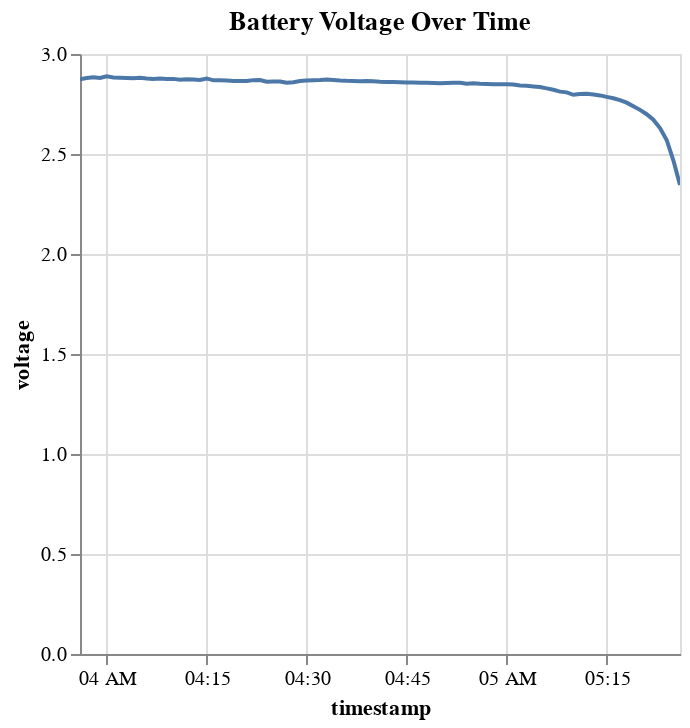

Notebook code for this chart:
### Code cell
# plot voltage over time
alt.Chart(df).mark_line().encode(
    x="timestamp:T",
    y="voltage:Q",
    tooltip=["timestamp:T", "voltage:Q"],
).properties(
    title="Battery Voltage Over Time",
).interactive()

### Figure 1 — Vega-Lite specification as saved in the notebook (floating-point values rounded to 4 significant figures)
{"config": {"view": {"continuousWidth": 300, "continuousHeight": 300}}, "data": {"name": "data-e6f7b8c2e7781faf5ed09f31a6070982"}, "mark": {"type": "line"}, "encoding": {"tooltip": [{"field": "timestamp", "type": "temporal"}, {"field": "voltage", "type": "quantitative"}], "x": {"field": "timestamp", "type": "temporal"}, "y": {"field": "voltage", "type": "quantitative"}}, "params": [{"name": "param_2", "select": {"type": "interval", "encodings": ["x", "y"]}, "bind": "scales"}], "title": "Battery Voltage Over Time", "$schema": "https://vega.github.io/schema/vega-lite/v5.20.1.json", "datasets": {"data-e6f7b8c2e7781faf5ed09f31a6070982": [{"timestamp": "2025-11-01T03:56:00", "voltage": 2.874, "ax": 6.823, "ay": -0.6531, "az": -7.023}, {"timestamp": "2025-11-01T03:57:00", "voltage": 2.88, "ax": 6.831, "ay": -0.6551, "az": -7.015}, {"timestamp": "2025-11-01T03:58:00", "voltage": 2.883, "ax": 6.836, "ay": -0.6543, "az": -7.009}, {"timestamp": "2025-11-01T03:59:00", "voltage": 2.88, "ax": 6.844, "ay": -0.6532, "az": -6.994}, {"timestamp": "2025-11-01T04:00:00", "voltage": 2.888, "ax": 6.851, "ay": -0.6515, "az": -6.987}, {"timestamp": "2025-11-01T04:01:00", "voltage": 2.883, "ax": 6.858, "ay": -0.6519, "az": -6.979}, {"timestamp": "2025-11-01T04:02:00", "voltage": 2.881, "ax": 6.864, "ay": -0.6532, "az": -6.974}, {"timestamp": "2025-11-01T04:03:00", "voltage": 2.88, "ax": 6.868, "ay": -0.6531, "az": -6.968}, {"timestamp": "2025-11-01T04:04:00", "voltage": 2.878, "ax": 6.871, "ay": -0.6527, "az": -6.966}, {"timestamp": "2025-11-01T04:05:00", "voltage": 2.881, "ax": 6.876, "ay": -0.6515, "az": -6.962}, {"timestamp": "2025-11-01T04:06:00", "voltage": 2.877, "ax": 6.88, "ay": -0.652, "az": -6.958}, {"timestamp": "2025-11-01T04:07:00", "voltage": 2.874, "ax": 6.885, "ay": -0.6493, "az": -6.955}, {"timestamp": "2025-11-01T04:08:00", "voltage": 2.877, "ax": 6.886, "ay": -0.6514, "az": -6.954}, {"timestamp": "2025-11-01T04:09:00", "voltage": 2.875, "ax": 6.891, "ay": -0.6508, "az": -6.95}, {"timestamp": "2025-11-01T04:10:00", "voltage": 2.876, "ax": 6.891, "ay": -0.6519, "az": -6.949}, {"timestamp": "2025-11-01T04:11:00", "voltage": 2.872, "ax": 6.894, "ay": -0.652, "az": -6.95}, {"timestamp": "2025-11-01T04:12:00", "voltage": 2.874, "ax": 6.896, "ay": -0.6514, "az": -6.947}, {"timestamp": "2025-11-01T04:13:00", "voltage": 2.872, "ax": 6.898, "ay": -0.6505, "az": -6.946}, {"timestamp": "2025-11-01T04:14:00", "voltage": 2.87, "ax": 6.901, "ay": -0.6493, "az": -6.944}, {"timestamp": "2025-11-01T04:15:00", "voltage": 2.878, "ax": 6.903, "ay": -0.6488, "az": -6.944}, {"timestamp": "2025-11-01T04:16:00", "voltage": 2.868, "ax": 6.903, "ay": -0.6505, "az": -6.94}, {"timestamp": "2025-11-01T04:17:00", "voltage": 2.869, "ax": 6.905, "ay": -0.648, "az": -6.939}, {"timestamp": "2025-11-01T04:18:00", "voltage": 2.868, "ax": 6.905, "ay": -0.649, "az": -6.936}, {"timestamp": "2025-11-01T04:19:00", "voltage": 2.865, "ax": 6.907, "ay": -0.6485, "az": -6.937}, {"timestamp": "2025-11-01T04:20:00", "voltage": 2.865, "ax": 6.909, "ay": -0.6482, "az": -6.936}, {"timestamp": "2025-11-01T04:21:00", "voltage": 2.866, "ax": 6.91, "ay": -0.6498, "az": -6.935}, {"timestamp": "2025-11-01T04:22:00", "voltage": 2.869, "ax": 6.912, "ay": -0.6462, "az": -6.932}, {"timestamp": "2025-11-01T04:23:00", "voltage": 2.87, "ax": 6.911, "ay": -0.647, "az": -6.932}, {"timestamp": "2025-11-01T04:24:00", "voltage": 2.862, "ax": 6.914, "ay": -0.6463, "az": -6.929}, {"timestamp": "2025-11-01T04:25:00", "voltage": 2.863, "ax": 6.916, "ay": -0.648, "az": -6.93}, {"timestamp": "2025-11-01T04:26:00", "voltage": 2.863, "ax": 6.915, "ay": -0.6464, "az": -6.929}, {"timestamp": "2025-11-01T04:27:00", "voltage": 2.857, "ax": 6.918, "ay": -0.6457, "az": -6.928}, {"timestamp": "2025-11-01T04:28:00", "voltage": 2.859, "ax": 6.917, "ay": -0.6466, "az": -6.926}, {"timestamp": "2025-11-01T04:29:00", "voltage": 2.865, "ax": 6.916, "ay": -0.6478, "az": -6.925}, {"timestamp": "2025-11-01T04:30:00", "voltage": 2.867, "ax": 6.917, "ay": -0.6478, "az": -6.925}, {"timestamp": "2025-11-01T04:31:00", "voltage": 2.869, "ax": 6.919, "ay": -0.6467, "az": -6.924}, {"timestamp": "2025-11-01T04:32:00", "voltage": 2.869, "ax": 6.918, "ay": -0.6457, "az": -6.922}, {"timestamp": "2025-11-01T04:33:00", "voltage": 2.872, "ax": 6.92, "ay": -0.6459, "az": -6.924}, {"timestamp": "2025-11-01T04:34:00", "voltage": 2.87, "ax": 6.921, "ay": -0.647, "az": -6.924}, {"timestamp": "2025-11-01T04:35:00", "voltage": 2.868, "ax": 6.924, "ay": -0.6458, "az": -6.923}, {"timestamp": "2025-11-01T04:36:00", "voltage": 2.866, "ax": 6.923, "ay": -0.6457, "az": -6.924}, {"timestamp": "2025-11-01T04:37:00", "voltage": 2.866, "ax": 6.925, "ay": -0.6478, "az": -6.922}, {"timestamp": "2025-11-01T04:38:00", "voltage": 2.864, "ax": 6.924, "ay": -0.6453, "az": -6.92}, {"timestamp": "2025-11-01T04:39:00", "voltage": 2.865, "ax": 6.925, "ay": -0.648, "az": -6.919}, {"timestamp": "2025-11-01T04:40:00", "voltage": 2.863, "ax": 6.926, "ay": -0.6462, "az": -6.917}, {"timestamp": "2025-11-01T04:41:00", "voltage": 2.861, "ax": 6.927, "ay": -0.6473, "az": -6.917}, {"timestamp": "2025-11-01T04:42:00", "voltage": 2.86, "ax": 6.927, "ay": -0.6476, "az": -6.917}, {"timestamp": "2025-11-01T04:43:00", "voltage": 2.861, "ax": 6.926, "ay": -0.6478, "az": -6.92}, {"timestamp": "2025-11-01T04:44:00", "voltage": 2.859, "ax": 6.927, "ay": -0.6458, "az": -6.919}, {"timestamp": "2025-11-01T04:45:00", "voltage": 2.857, "ax": 6.928, "ay": -0.6455, "az": -6.917}, {"timestamp": "2025-11-01T04:46:00", "voltage": 2.858, "ax": 6.928, "ay": -0.6451, "az": -6.917}, {"timestamp": "2025-11-01T04:47:00", "voltage": 2.857, "ax": 6.929, "ay": -0.6443, "az": -6.916}, {"timestamp": "2025-11-01T04:48:00", "voltage": 2.856, "ax": 6.929, "ay": -0.6444, "az": -6.915}, {"timestamp": "2025-11-01T04:49:00", "voltage": 2.855, "ax": 6.929, "ay": -0.6452, "az": -6.915}, {"timestamp": "2025-11-01T04:50:00", "voltage": 2.854, "ax": 6.929, "ay": -0.6442, "az": -6.913}, {"timestamp": "2025-11-01T04:51:00", "voltage": 2.856, "ax": 6.93, "ay": -0.6439, "az": -6.912}, {"timestamp": "2025-11-01T04:52:00", "voltage": 2.856, "ax": 6.931, "ay": -0.6455, "az": -6.912}, {"timestamp": "2025-11-01T04:53:00", "voltage": 2.856, "ax": 6.93, "ay": -0.6449, "az": -6.909}, {"timestamp": "2025-11-01T04:54:00", "voltage": 2.852, "ax": 6.929, "ay": -0.6423, "az": -6.909}, {"timestamp": "2025-11-01T04:55:00", "voltage": 2.853, "ax": 6.931, "ay": -0.6436, "az": -6.912}, {"timestamp": "2025-11-01T04:56:00", "voltage": 2.851, "ax": 6.932, "ay": -0.6447, "az": -6.909}, {"timestamp": "2025-11-01T04:57:00", "voltage": 2.85, "ax": 6.933, "ay": -0.6439, "az": -6.909}, {"timestamp": "2025-11-01T04:58:00", "voltage": 2.849, "ax": 6.931, "ay": -0.6437, "az": -6.909}, {"timestamp": "2025-11-01T04:59:00", "voltage": 2.849, "ax": 6.933, "ay": -0.6443, "az": -6.908}, {"timestamp": "2025-11-01T05:00:00", "voltage": 2.848, "ax": 6.933, "ay": -0.6436, "az": -6.908}, {"timestamp": "2025-11-01T05:01:00", "voltage": 2.847, "ax": 6.934, "ay": -0.6437, "az": -6.906}, {"timestamp": "2025-11-01T05:02:00", "voltage": 2.842, "ax": 6.933, "ay": -0.6441, "az": -6.91}, {"timestamp": "2025-11-01T05:03:00", "voltage": 2.841, "ax": 6.934, "ay": -0.6447, "az": -6.909}, {"timestamp": "2025-11-01T05:04:00", "voltage": 2.838, "ax": 6.934, "ay": -0.6446, "az": -6.909}, {"timestamp": "2025-11-01T05:05:00", "voltage": 2.835, "ax": 6.933, "ay": -0.646, "az": -6.905}, {"timestamp": "2025-11-01T05:06:00", "voltage": 2.828, "ax": 6.935, "ay": -0.6458, "az": -6.908}, {"timestamp": "2025-11-01T05:07:00", "voltage": 2.821, "ax": 6.934, "ay": -0.6455, "az": -6.907}, {"timestamp": "2025-11-01T05:08:00", "voltage": 2.812, "ax": 6.935, "ay": -0.6442, "az": -6.906}, {"timestamp": "2025-11-01T05:09:00", "voltage": 2.808, "ax": 6.934, "ay": -0.6424, "az": -6.908}, {"timestamp": "2025-11-01T05:10:00", "voltage": 2.796, "ax": 6.934, "ay": -0.6432, "az": -6.909}, {"timestamp": "2025-11-01T05:11:00", "voltage": 2.801, "ax": 6.934, "ay": -0.6442, "az": -6.906}, {"timestamp": "2025-11-01T05:12:00", "voltage": 2.801, "ax": 6.934, "ay": -0.644, "az": -6.909}, {"timestamp": "2025-11-01T05:13:00", "voltage": 2.797, "ax": 6.933, "ay": -0.6458, "az": -6.906}, {"timestamp": "2025-11-01T05:14:00", "voltage": 2.793, "ax": 6.933, "ay": -0.6442, "az": -6.909}, {"timestamp": "2025-11-01T05:15:00", "voltage": 2.786, "ax": 6.933, "ay": -0.6412, "az": -6.908}, {"timestamp": "2025-11-01T05:16:00", "voltage": 2.779, "ax": 6.933, "ay": -0.6425, "az": -6.908}, {"timestamp": "2025-11-01T05:17:00", "voltage": 2.77, "ax": 6.935, "ay": -0.6408, "az": -6.906}, {"timestamp": "2025-11-01T05:18:00", "voltage": 2.757, "ax": 6.934, "ay": -0.6414, "az": -6.905}, {"timestamp": "2025-11-01T05:19:00", "voltage": 2.739, "ax": 6.934, "ay": -0.6412, "az": -6.909}, {"timestamp": "2025-11-01T05:20:00", "voltage": 2.721, "ax": 6.934, "ay": -0.6405, "az": -6.908}, {"timestamp": "2025-11-01T05:21:00", "voltage": 2.699, "ax": 6.934, "ay": -0.6422, "az": -6.906}, {"timestamp": "2025-11-01T05:22:00", "voltage": 2.671, "ax": 6.936, "ay": -0.6431, "az": -6.907}, {"timestamp": "2025-11-01T05:23:00", "voltage": 2.63, "ax": 6.935, "ay": -0.6435, "az": -6.905}, {"timestamp": "2025-11-01T05:24:00", "voltage": 2.57, "ax": 6.935, "ay": -0.6425, "az": -6.904}, {"timestamp": "2025-11-01T05:25:00", "voltage": 2.468, "ax": 6.937, "ay": -0.6433, "az": -6.905}, {"timestamp": "2025-11-01T05:26:00", "voltage": 2.345, "ax": 6.935, "ay": -0.6459, "az": -6.904}]}}
